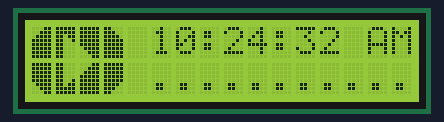
Bench run of a sketch on a simulated ESP8266 (NodeMCU). On the bench: 16×2 character LCD. WiFi joins after 1.5 s; servers stay silent unless stated; the local clock reads 2024-03-15 10:24:30 at power-on unless the sketch sets it; what the sketch prints to the serial monitor is not drawn.

Above: at 3.8 s.
At 8.0 s:
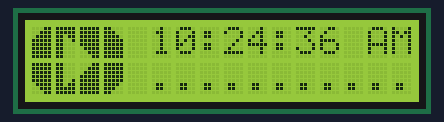
At 12.2 s:
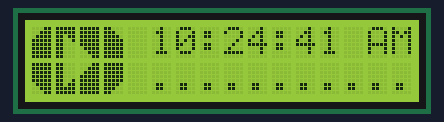
At 20.7 s:
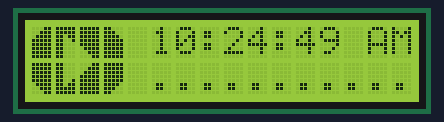
At 29.1 s:
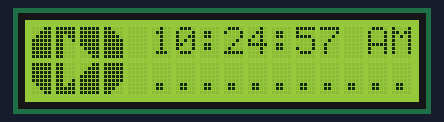
At 37.6 s:
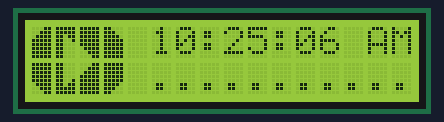

The sketch:

youtube_subscribers_count.ino
```cpp
#include <ESP8266WiFi.h>
#include <time.h>

#include <SPI.h>
#include <Wire.h>

#include <ESP8266HTTPClient.h>
#include <LiquidCrystal.h>

#define D0 16 // GPIO3
#define D1 5 // GPIO1
#define D2 4 // GPIO16
#define D3 0 // GPIO5
#define D4 2 // GPIO4
#define D5 14 // GPIO14

const char* ssid = "Arunjith";
const char* password = "asdfghjkl123456789";

int ledPin = 13;
int dst = 0;

unsigned long api_mtbs = 60000; //mean time between api requests
unsigned long api_lasttime;   //last time api request has been done


long subs = 0;
LiquidCrystal lcd(D0, D1, D2, D3, D4, D5);

String payload = "";

void setup() {
  Serial.begin(115200);

  lcd.begin(16, 2);

  WiFi.begin(ssid,password);

  while( WiFi.status() != WL_CONNECTED ){
      delay(500);
      lcd.clear();
      lcd.print("  Connecting..");
  }

  Serial.println("Wifi Connected!");
  Serial.println("IP:");
  Serial.println(WiFi.localIP() );

  configTime(5.5 * 3600, 1800, "pool.ntp.org","time.nist.gov");
  Serial.println("\nWaiting for NTP...");

  while(!time(nullptr)){
     Serial.print("*");

     delay(1000);
  }
  Serial.print("\nTime response....OK");

  delay(1000);
  DrawYoutube();
}

void loop() {

  time_t now = time(nullptr);
  struct tm* p_tm = localtime(&now);

  if(p_tm) {

    DrawYoutube();

    Serial.print(p_tm->tm_mday);
    Serial.print("/");
    Serial.print(p_tm->tm_mon + 1);
    Serial.print("/");
    Serial.print(p_tm->tm_year + 1900);
    lcd.setCursor(4, 0);
    lcd.print(" ");

    lcd.setCursor(5, 0);
    if(p_tm->tm_hour < 12) {
      if( p_tm->tm_hour <10)
        lcd.print("0");
      lcd.print(p_tm->tm_hour);
    } else {
      if(p_tm->tm_hour - 12 == 0) {
        lcd.print("12");
      } else {
        if( p_tm->tm_hour - 12 < 10)
          lcd.print("0");
        lcd.print(p_tm->tm_hour - 12);
      }
    }

    lcd.print(":");
    if( p_tm->tm_min <10)
      lcd.print("0");
    lcd.print(p_tm->tm_min);
    lcd.print(":");
    if( p_tm->tm_sec <10)
      lcd.print("0");
    lcd.print(p_tm->tm_sec);

    if(p_tm->tm_hour < 12) {
      lcd.print(" AM");
    } else {
      lcd.print(" PM");
    }

    if(payload == "") {
      lcd.setCursor(5, 1);
      for(int i=0; i<=10; i++) {

        if(dst%2 == 0){
          lcd.print(" ");
          lcd.setCursor(5 + i, 1);
          delay(100);
          lcd.print(".");
        } else {
          lcd.print(".");
          lcd.setCursor(5 + i, 1);
          delay(100);
          lcd.print(" ");
        }
      }
      dst++;
    }

    delay(1000); // update every 1 sec

    if (millis() - api_lasttime > api_mtbs)  {

      if (WiFi.status() == WL_CONNECTED) { //Check WiFi connection status

        HTTPClient http;  //Declare an object of class HTTPClient

        http.begin("http://sparkpost.000webhostapp.com");  //Specify request destination
        int httpCode = http.GET();                                                                  //Send the request

        if (httpCode > 0) { //Check the returning code

          payload = http.getString();   //Get the request response payload
          Serial.println(payload);

          lcd.clear();
          lcd.setCursor(5, 1);
          lcd.print("Subs: ");
          lcd.setCursor(12, 1);
          lcd.print(payload);

        }

        http.end();   //Close connection
      } else {
        payload = "";
      }
      api_lasttime = millis();
    }
  }

}


//draw youtube logo
void DrawYoutube()
{
  //initiate custom char for youtube
  youtubelcdcharinitiate();
  //print youtube logo
  lcd.setCursor(0,0);
  lcd.write(byte(0));
  lcd.setCursor(0,1);
  lcd.write(byte(1));
  lcd.setCursor(1,0);
  lcd.write(byte(2));
  lcd.setCursor(1,1);
  lcd.write(byte(3));
  lcd.setCursor(2,0);
  lcd.write(byte(4));
  lcd.setCursor(2,1);
  lcd.write(byte(5));
  lcd.setCursor(3,0);
  lcd.write(byte(6));
  lcd.setCursor(3,1);
  lcd.write(byte(7));
  // subscrribers text
  lcd.setCursor(5,0);
  //clear previous number
  lcd.setCursor(5,1);
  //count
  lcd.setCursor(5,1);
}
//initiate the lcd custom charcters For Youtube Icon
void youtubelcdcharinitiate()
{
    //number 0 charaters 2x2 decimals
    byte C0[8] = {0x03,0x07,0x0F,0x1F,0x1F,0x1F,0x1F,0x1F};
    byte C1[8] = {0x1F,0x1F,0x1F,0x1F,0x1F,0x0F,0x07,0x03};
    byte C2[8] = {0x1F,0x1F,0x1B,0x19,0x18,0x18,0x18,0x18};
    byte C3[8] = {0x18,0x18,0x18,0x18,0x19,0x1B,0x1F,0x1F};
    byte C4[8] = {0x1F,0x1F,0x1F,0x1F,0x1F,0x0F,0x07,0x03};
    byte C5[8] = {0x03,0x07,0x0F,0x1F,0x1F,0x1F,0x1F,0x1F};
    byte C6[8] = {0x18,0x1C,0x1E,0x1F,0x1F,0x1F,0x1F,0x1F};
    byte C7[8] = {0x1F,0x1F,0x1F,0x1F,0x1F,0x1E,0x1C,0x18};

    lcd.createChar(0 , C0);
    lcd.createChar(1 , C1);
    lcd.createChar(2 , C2);
    lcd.createChar(3 , C3);
    lcd.createChar(4 , C4);
    lcd.createChar(5 , C5);
    lcd.createChar(6 , C6);
    lcd.createChar(7 , C7);
}
```

Measured:
- what the display in image 0 shows lasts 1.0 s, from 3.7 s to 4.7 s
